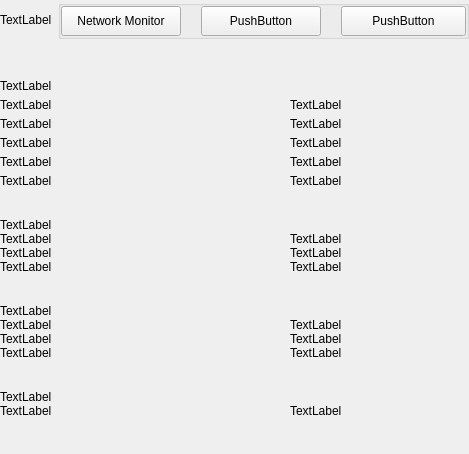
<?xml version="1.0" encoding="UTF-8"?>
<ui version="4.0">
 <class>SettingsInformationWidget</class>
 <widget class="QWidget" name="SettingsInformationWidget">
  <property name="geometry">
   <rect>
    <x>0</x>
    <y>0</y>
    <width>469</width>
    <height>454</height>
   </rect>
  </property>
  <property name="windowTitle">
   <string>Form</string>
  </property>
  <layout class="QVBoxLayout" name="verticalLayout">
   <property name="spacing">
    <number>0</number>
   </property>
   <property name="leftMargin">
    <number>0</number>
   </property>
   <property name="topMargin">
    <number>0</number>
   </property>
   <property name="rightMargin">
    <number>0</number>
   </property>
   <property name="bottomMargin">
    <number>0</number>
   </property>
   <item>
    <widget class="QWidget" name="left" native="true">
     <layout class="QVBoxLayout" name="verticalLayout_3">
      <property name="leftMargin">
       <number>0</number>
      </property>
      <property name="topMargin">
       <number>0</number>
      </property>
      <property name="rightMargin">
       <number>0</number>
      </property>
      <property name="bottomMargin">
       <number>0</number>
      </property>
      <item>
       <layout class="QVBoxLayout" name="verticalLayout_2">
        <property name="spacing">
         <number>0</number>
        </property>
        <item>
         <layout class="QHBoxLayout" name="horizontalLayout_3">
          <property name="spacing">
           <number>0</number>
          </property>
          <item>
           <widget class="QLabel" name="labelTitle">
            <property name="text">
             <string>TextLabel</string>
            </property>
           </widget>
          </item>
          <item>
           <spacer name="horizontalSpacer">
            <property name="orientation">
             <enum>Qt::Horizontal</enum>
            </property>
            <property name="sizeHint" stdset="0">
             <size>
              <width>40</width>
              <height>20</height>
             </size>
            </property>
           </spacer>
          </item>
          <item>
           <widget class="QGroupBox" name="groupBox">
            <property name="title">
             <string/>
            </property>
            <layout class="QHBoxLayout" name="horizontalLayout_4">
             <property name="spacing">
              <number>20</number>
             </property>
             <property name="leftMargin">
              <number>0</number>
             </property>
             <property name="topMargin">
              <number>0</number>
             </property>
             <property name="rightMargin">
              <number>0</number>
             </property>
             <property name="bottomMargin">
              <number>0</number>
             </property>
             <item>
              <widget class="QPushButton" name="pushButtonNetworkMonitor">
               <property name="minimumSize">
                <size>
                 <width>120</width>
                 <height>30</height>
                </size>
               </property>
               <property name="text">
                <string>Network Monitor</string>
               </property>
              </widget>
             </item>
             <item>
              <widget class="QPushButton" name="pushButtonBackups">
               <property name="minimumSize">
                <size>
                 <width>120</width>
                 <height>30</height>
                </size>
               </property>
               <property name="maximumSize">
                <size>
                 <width>120</width>
                 <height>30</height>
                </size>
               </property>
               <property name="text">
                <string>PushButton</string>
               </property>
               <property name="checkable">
                <bool>false</bool>
               </property>
               <property name="autoExclusive">
                <bool>false</bool>
               </property>
              </widget>
             </item>
             <item>
              <widget class="QPushButton" name="pushButtonFile">
               <property name="minimumSize">
                <size>
                 <width>125</width>
                 <height>30</height>
                </size>
               </property>
               <property name="maximumSize">
                <size>
                 <width>125</width>
                 <height>30</height>
                </size>
               </property>
               <property name="text">
                <string>PushButton</string>
               </property>
               <property name="checkable">
                <bool>false</bool>
               </property>
               <property name="checked">
                <bool>false</bool>
               </property>
               <property name="autoExclusive">
                <bool>false</bool>
               </property>
              </widget>
             </item>
            </layout>
           </widget>
          </item>
         </layout>
        </item>
        <item>
         <spacer name="verticalSpacer_2">
          <property name="orientation">
           <enum>Qt::Vertical</enum>
          </property>
          <property name="sizeType">
           <enum>QSizePolicy::Fixed</enum>
          </property>
          <property name="sizeHint" stdset="0">
           <size>
            <width>20</width>
            <height>40</height>
           </size>
          </property>
         </spacer>
        </item>
        <item>
         <widget class="QWidget" name="layoutOptions1" native="true">
          <layout class="QVBoxLayout" name="verticalLayout_9">
           <property name="spacing">
            <number>5</number>
           </property>
           <property name="leftMargin">
            <number>0</number>
           </property>
           <property name="topMargin">
            <number>0</number>
           </property>
           <property name="rightMargin">
            <number>0</number>
           </property>
           <property name="bottomMargin">
            <number>10</number>
           </property>
           <item>
            <widget class="QLabel" name="labelTitleGeneral">
             <property name="text">
              <string>TextLabel</string>
             </property>
            </widget>
           </item>
           <item>
            <layout class="QHBoxLayout" name="horizontalLayout" stretch="0,1">
             <property name="spacing">
              <number>0</number>
             </property>
             <item>
              <widget class="QLabel" name="labelTitleClient">
               <property name="minimumSize">
                <size>
                 <width>290</width>
                 <height>0</height>
                </size>
               </property>
               <property name="maximumSize">
                <size>
                 <width>290</width>
                 <height>16777215</height>
                </size>
               </property>
               <property name="text">
                <string>TextLabel</string>
               </property>
              </widget>
             </item>
             <item>
              <widget class="QLabel" name="labelInfoClient">
              <property name="cursor">
                <cursorShape>IBeamCursor</cursorShape>
               </property>
               <property name="textInteractionFlags">
                <set>Qt::LinksAccessibleByMouse|Qt::TextSelectableByKeyboard|Qt::TextSelectableByMouse</set>
               </property>
               <property name="text">
                <string>TextLabel</string>
               </property>
              </widget>
             </item>
            </layout>
           </item>
           <item>
            <layout class="QHBoxLayout" name="horizontalAgent" stretch="0,1">
             <property name="spacing">
              <number>0</number>
             </property>
             <item>
              <widget class="QLabel" name="labelTitleAgent">
               <property name="minimumSize">
                <size>
                 <width>290</width>
                 <height>0</height>
                </size>
               </property>
               <property name="maximumSize">
                <size>
                 <width>290</width>
                 <height>16777215</height>
                </size>
               </property>
               <property name="text">
                <string>TextLabel</string>
               </property>
              </widget>
             </item>
             <item>
              <widget class="QLabel" name="labelInfoAgent">
              <property name="cursor">
                <cursorShape>IBeamCursor</cursorShape>
               </property>
               <property name="textInteractionFlags">
                <set>Qt::LinksAccessibleByMouse|Qt::TextSelectableByKeyboard|Qt::TextSelectableByMouse</set>
               </property>
               <property name="text">
                <string>TextLabel</string>
               </property>
              </widget>
             </item>
            </layout>
           </item>
           <item>
            <layout class="QHBoxLayout" name="horizontalBerkely" stretch="0,1">
             <property name="spacing">
              <number>0</number>
             </property>
             <item>
              <widget class="QLabel" name="labelTitleBerkeley">
               <property name="minimumSize">
                <size>
                 <width>290</width>
                 <height>0</height>
                </size>
               </property>
               <property name="maximumSize">
                <size>
                 <width>290</width>
                 <height>16777215</height>
                </size>
               </property>
               <property name="text">
                <string>TextLabel</string>
               </property>
              </widget>
             </item>
             <item>
              <widget class="QLabel" name="labelInfoBerkeley">
              <property name="cursor">
                <cursorShape>IBeamCursor</cursorShape>
               </property>
               <property name="textInteractionFlags">
                <set>Qt::LinksAccessibleByMouse|Qt::TextSelectableByKeyboard|Qt::TextSelectableByMouse</set>
               </property>
               <property name="text">
                <string>TextLabel</string>
               </property>
              </widget>
             </item>
            </layout>
           </item>
           <item>
            <layout class="QHBoxLayout" name="horizontalDataDir" stretch="0,1">
             <property name="spacing">
              <number>0</number>
             </property>
             <item>
              <widget class="QLabel" name="labelTitleDataDir">
               <property name="minimumSize">
                <size>
                 <width>290</width>
                 <height>0</height>
                </size>
               </property>
               <property name="maximumSize">
                <size>
                 <width>290</width>
                 <height>16777215</height>
                </size>
               </property>
               <property name="text">
                <string>TextLabel</string>
               </property>
              </widget>
             </item>
             <item>
              <widget class="QLabel" name="labelInfoDataDir">
              <property name="cursor">
                <cursorShape>IBeamCursor</cursorShape>
               </property>
               <property name="textInteractionFlags">
                <set>Qt::LinksAccessibleByMouse|Qt::TextSelectableByKeyboard|Qt::TextSelectableByMouse</set>
               </property>
               <property name="text">
                <string>TextLabel</string>
               </property>
               <property name="wordWrap">
                <bool>true</bool>
               </property>
              </widget>
             </item>
            </layout>
           </item>
           <item>
            <layout class="QHBoxLayout" name="horizontalTime" stretch="0,1">
             <property name="spacing">
              <number>0</number>
             </property>
             <item>
              <widget class="QLabel" name="labelTitleTime">
               <property name="minimumSize">
                <size>
                 <width>290</width>
                 <height>0</height>
                </size>
               </property>
               <property name="maximumSize">
                <size>
                 <width>290</width>
                 <height>16777215</height>
                </size>
               </property>
               <property name="text">
                <string>TextLabel</string>
               </property>
              </widget>
             </item>
             <item>
              <widget class="QLabel" name="labelInfoTime">
              <property name="cursor">
                <cursorShape>IBeamCursor</cursorShape>
               </property>
               <property name="textInteractionFlags">
                <set>Qt::LinksAccessibleByMouse|Qt::TextSelectableByKeyboard|Qt::TextSelectableByMouse</set>
               </property>
               <property name="text">
                <string>TextLabel</string>
               </property>
              </widget>
             </item>
            </layout>
           </item>
          </layout>
         </widget>
        </item>
        <item>
         <spacer name="verticalSpacer_3">
          <property name="orientation">
           <enum>Qt::Vertical</enum>
          </property>
          <property name="sizeType">
           <enum>QSizePolicy::Minimum</enum>
          </property>
          <property name="sizeHint" stdset="0">
           <size>
            <width>20</width>
            <height>20</height>
           </size>
          </property>
         </spacer>
        </item>
        <item>
         <widget class="QLabel" name="labelTitleNetwork">
          <property name="text">
           <string>TextLabel</string>
          </property>
         </widget>
        </item>
        <item>
         <layout class="QHBoxLayout" name="horizontalName" stretch="0,1">
          <property name="spacing">
           <number>0</number>
          </property>
          <item>
           <widget class="QLabel" name="labelTitleName">
            <property name="minimumSize">
             <size>
              <width>290</width>
              <height>0</height>
             </size>
            </property>
            <property name="maximumSize">
             <size>
              <width>290</width>
              <height>16777215</height>
             </size>
            </property>
            <property name="text">
             <string>TextLabel</string>
            </property>
           </widget>
          </item>
          <item>
           <widget class="QLabel" name="labelInfoName">
           <property name="cursor">
             <cursorShape>IBeamCursor</cursorShape>
            </property>
            <property name="textInteractionFlags">
             <set>Qt::LinksAccessibleByMouse|Qt::TextSelectableByKeyboard|Qt::TextSelectableByMouse</set>
            </property>
            <property name="text">
             <string>TextLabel</string>
            </property>
           </widget>
          </item>
         </layout>
        </item>
        <item>
         <layout class="QHBoxLayout" name="horizontalConnections" stretch="0,1">
          <property name="spacing">
           <number>0</number>
          </property>
          <item>
           <widget class="QLabel" name="labelTitleConnections">
            <property name="minimumSize">
             <size>
              <width>290</width>
              <height>0</height>
             </size>
            </property>
            <property name="maximumSize">
             <size>
              <width>290</width>
              <height>16777215</height>
             </size>
            </property>
            <property name="text">
             <string>TextLabel</string>
            </property>
           </widget>
          </item>
          <item>
           <widget class="QLabel" name="labelInfoConnections">
            <property name="cursor">
             <cursorShape>IBeamCursor</cursorShape>
            </property>
            <property name="textInteractionFlags">
             <set>Qt::LinksAccessibleByMouse|Qt::TextSelectableByKeyboard|Qt::TextSelectableByMouse</set>
            </property>
            <property name="text">
             <string>TextLabel</string>
            </property>
           </widget>
          </item>
         </layout>
        </item>
        <item>
         <widget class="QWidget" name="layoutOptions2" native="true">
          <layout class="QHBoxLayout" name="horizontalMasternodes" stretch="0,1">
           <property name="spacing">
            <number>0</number>
           </property>
           <property name="leftMargin">
            <number>0</number>
           </property>
           <property name="topMargin">
            <number>0</number>
           </property>
           <property name="rightMargin">
            <number>0</number>
           </property>
           <property name="bottomMargin">
            <number>10</number>
           </property>
           <item>
            <widget class="QLabel" name="labelTitleMasternodes">
             <property name="minimumSize">
              <size>
               <width>290</width>
               <height>0</height>
              </size>
             </property>
             <property name="maximumSize">
              <size>
               <width>290</width>
               <height>16777215</height>
              </size>
             </property>
             <property name="text">
              <string>TextLabel</string>
             </property>
            </widget>
           </item>
           <item>
            <widget class="QLabel" name="labelInfoMasternodes">
            <property name="cursor">
              <cursorShape>IBeamCursor</cursorShape>
             </property>
             <property name="textInteractionFlags">
              <set>Qt::LinksAccessibleByMouse|Qt::TextSelectableByKeyboard|Qt::TextSelectableByMouse</set>
             </property>
             <property name="text">
              <string>TextLabel</string>
             </property>
            </widget>
           </item>
          </layout>
         </widget>
        </item>
        <item>
         <spacer name="verticalSpacer_4">
          <property name="orientation">
           <enum>Qt::Vertical</enum>
          </property>
          <property name="sizeType">
           <enum>QSizePolicy::Minimum</enum>
          </property>
          <property name="sizeHint" stdset="0">
           <size>
            <width>20</width>
            <height>20</height>
           </size>
          </property>
         </spacer>
        </item>
        <item>
         <widget class="QLabel" name="labelTitleBlockchain">
          <property name="text">
           <string>TextLabel</string>
          </property>
         </widget>
        </item>
        <item>
         <layout class="QHBoxLayout" name="horizontalBlockNumber" stretch="0,1">
          <property name="spacing">
           <number>0</number>
          </property>
          <item>
           <widget class="QLabel" name="labelTitleBlockNumber">
            <property name="minimumSize">
             <size>
              <width>290</width>
              <height>0</height>
             </size>
            </property>
            <property name="maximumSize">
             <size>
              <width>290</width>
              <height>16777215</height>
             </size>
            </property>
            <property name="text">
             <string>TextLabel</string>
            </property>
           </widget>
          </item>
          <item>
           <widget class="QLabel" name="labelInfoBlockNumber">
           <property name="cursor">
             <cursorShape>IBeamCursor</cursorShape>
            </property>
            <property name="textInteractionFlags">
             <set>Qt::LinksAccessibleByMouse|Qt::TextSelectableByKeyboard|Qt::TextSelectableByMouse</set>
            </property>
            <property name="text">
             <string>TextLabel</string>
            </property>
           </widget>
          </item>
         </layout>
        </item>
        <item>
         <layout class="QHBoxLayout" name="horizontalBlockTime" stretch="0,1">
          <property name="spacing">
           <number>0</number>
          </property>
          <item>
           <widget class="QLabel" name="labelTitleBlockTime">
            <property name="minimumSize">
             <size>
              <width>290</width>
              <height>0</height>
             </size>
            </property>
            <property name="maximumSize">
             <size>
              <width>290</width>
              <height>16777215</height>
             </size>
            </property>
            <property name="text">
             <string>TextLabel</string>
            </property>
           </widget>
          </item>
          <item>
           <widget class="QLabel" name="labelInfoBlockTime">
            <property name="cursor">
             <cursorShape>IBeamCursor</cursorShape>
            </property>
            <property name="textInteractionFlags">
             <set>Qt::LinksAccessibleByMouse|Qt::TextSelectableByKeyboard|Qt::TextSelectableByMouse</set>
            </property>
            <property name="text">
             <string>TextLabel</string>
            </property>
           </widget>
          </item>
         </layout>
        </item>
        <item>
         <widget class="QWidget" name="layoutOptions3" native="true">
          <layout class="QHBoxLayout" name="horizontalBlockHash" stretch="0,1">
           <property name="spacing">
            <number>0</number>
           </property>
           <property name="leftMargin">
            <number>0</number>
           </property>
           <property name="topMargin">
            <number>0</number>
           </property>
           <property name="rightMargin">
            <number>0</number>
           </property>
           <property name="bottomMargin">
            <number>10</number>
           </property>
           <item>
            <widget class="QLabel" name="labelTitleBlockHash">
             <property name="minimumSize">
              <size>
               <width>290</width>
               <height>0</height>
              </size>
             </property>
             <property name="maximumSize">
              <size>
               <width>290</width>
               <height>16777215</height>
              </size>
             </property>
             <property name="text">
              <string>TextLabel</string>
             </property>
            </widget>
           </item>
           <item>
            <widget class="QLabel" name="labelInfoBlockHash">
             <property name="cursor">
              <cursorShape>IBeamCursor</cursorShape>
             </property>
             <property name="textInteractionFlags">
              <set>Qt::LinksAccessibleByMouse|Qt::TextSelectableByKeyboard|Qt::TextSelectableByMouse</set>
             </property>
             <property name="text">
              <string>TextLabel</string>
             </property>
            </widget>
           </item>
          </layout>
         </widget>
        </item>
        <item>
         <spacer name="verticalSpacer_5">
          <property name="orientation">
           <enum>Qt::Vertical</enum>
          </property>
          <property name="sizeType">
           <enum>QSizePolicy::Fixed</enum>
          </property>
          <property name="sizeHint" stdset="0">
           <size>
            <width>20</width>
            <height>20</height>
           </size>
          </property>
         </spacer>
        </item>
        <item>
         <widget class="QLabel" name="labelTitleMemory">
          <property name="text">
           <string>TextLabel</string>
          </property>
         </widget>
        </item>
        <item>
         <layout class="QHBoxLayout" name="horizontalNumberTransactions" stretch="0,1">
          <property name="spacing">
           <number>0</number>
          </property>
          <item>
           <widget class="QLabel" name="labelTitleNumberTransactions">
            <property name="minimumSize">
             <size>
              <width>290</width>
              <height>0</height>
             </size>
            </property>
            <property name="maximumSize">
             <size>
              <width>290</width>
              <height>16777215</height>
             </size>
            </property>
            <property name="text">
             <string>TextLabel</string>
            </property>
           </widget>
          </item>
          <item>
           <widget class="QLabel" name="labelInfoNumberTransactions">
            <property name="text">
             <string>TextLabel</string>
            </property>
           </widget>
          </item>
         </layout>
        </item>
        <item>
         <spacer name="verticalSpacer">
          <property name="orientation">
           <enum>Qt::Vertical</enum>
          </property>
          <property name="sizeHint" stdset="0">
           <size>
            <width>20</width>
            <height>40</height>
           </size>
          </property>
         </spacer>
        </item>
       </layout>
      </item>
     </layout>
    </widget>
   </item>
  </layout>
 </widget>
 <resources/>
 <connections/>
</ui>
